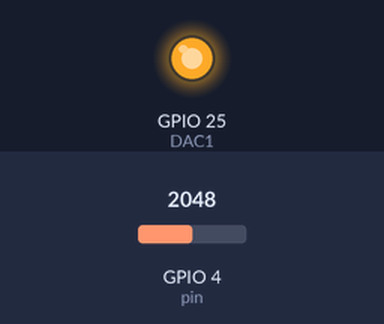
A sketch run on a simulated ESP32. Shown: output pins drawn as LEDs (lit = HIGH). Inputs (shaded band) come from the test bench; at power-on: GPIO 4 (pin) = 2048. What the sketch prints to the serial monitor is not drawn.

Above: at 0.05 s.
At 1.75 s:
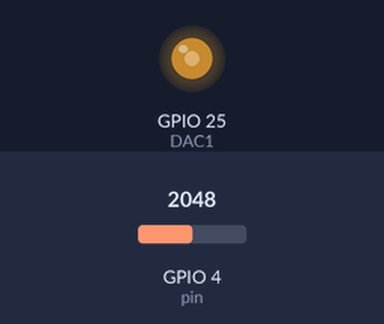
At 3.55 s:
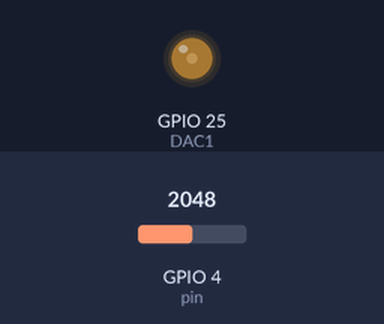
At 20.85 s:
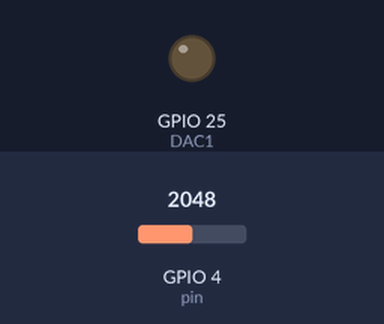
Timing chart, 0 to 27.2 s (numbered marks = the images above):
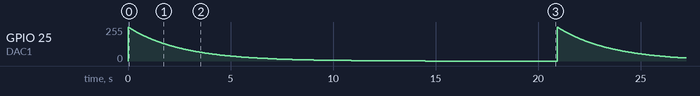

Measured:
- by itself, GPIO 25 (DAC1): ramps from 255/255 to 0/255 and jumps back, once every 20.9 s

The sketch:

adc_-exp.ino
```cpp
#include <Wire.h>

#define   ADC_12BIT_MAX   4096
#define   BAUD 2000000
#define   pin 4
#define   DAC1 25
#define   dacNormPrecision 0.0039215686274509803921568627451

int logicLevelADC;
float voltageADC;
double i = 0;

void setup() {
  Serial.begin(BAUD);
  pinMode(pin, INPUT);
  /* aguarda a serial estar disponível */
  while (!Serial);
  Serial.println();

}

void loop() {

  i > 8? i = 0 : 1;

  Serial.print(exp(-i)*4095, 5);
  dacWrite( DAC1 , exp(-i) * 255);
  Serial.print(" ; ");
  Serial.print(analogRead(pin));
  Serial.println(" ; ");
  i += dacNormPrecision;
  delay(10);
}
```
